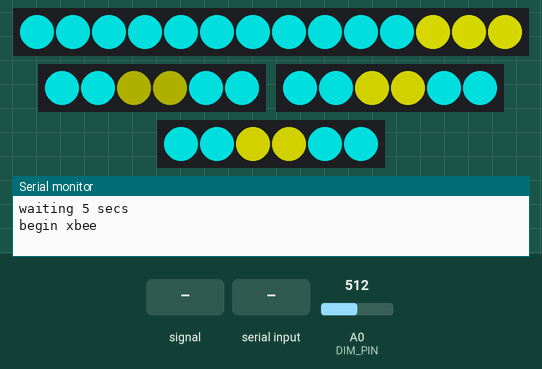
This sketch was run on a simulated Arduino Uno, built with avr-gcc and run on an emulated ATmega328P. On the bench: 14 RGB LEDs in strip order, left to right, 3 × 6 RGB LEDs in strip order, left to right, the last lines printed to the serial monitor. The inputs (shaded band) are chosen by the test bench; at power-on: A0 (DIM_PIN) = 512. Dim RGB values are drawn brighter than linear.

Above: at 7.2 s.
7.3 s: A0 (DIM_PIN) fed a 200 Hz sine of ±460 counts around its level
At 7.53 s:
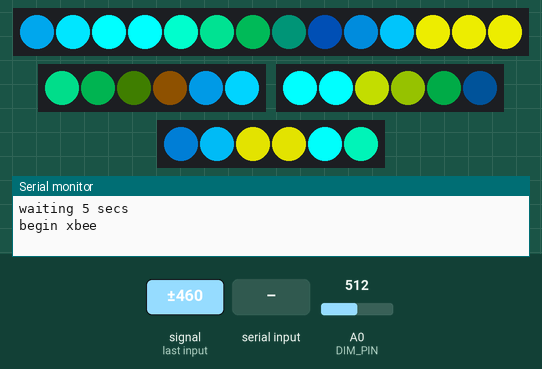
9.8 s: "#" received over the second serial link
At 10.28 s:
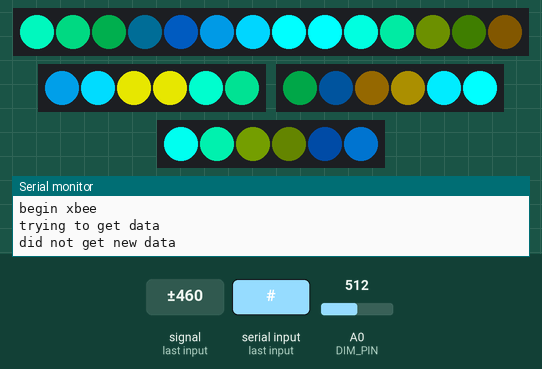
12.2 s: A0 (DIM_PIN) set to 10
At 13.3 s:
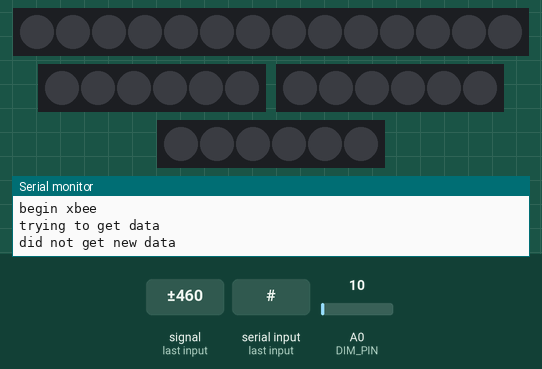
13.7 s: A0 (DIM_PIN) set to 122
At 14.45 s:
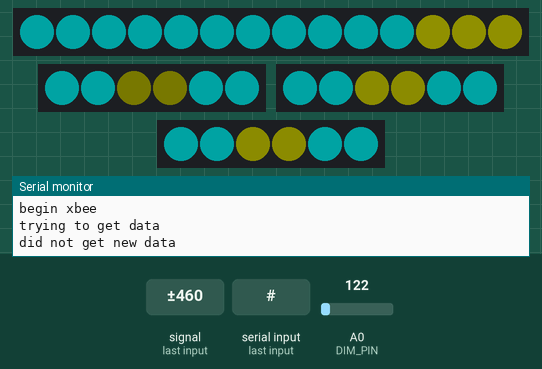
15.2 s: A0 (DIM_PIN) fed a 200 Hz sine of ±81 counts around its level
At 15.6 s:
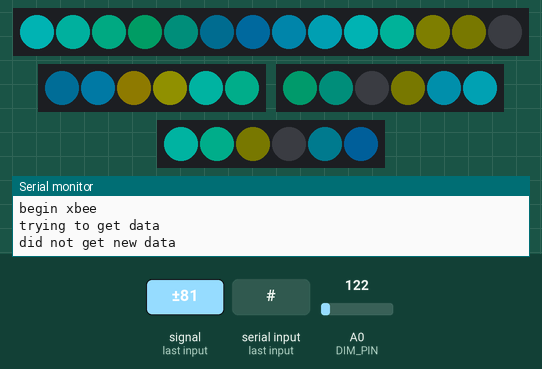
17.8 s: "30,150\n" received over the second serial link
At 20.96 s:
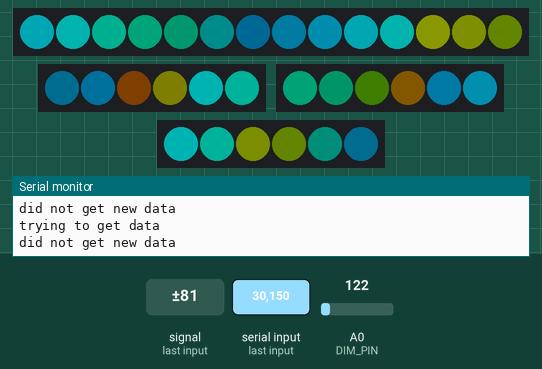
Timing chart, 0 to 23.2 s (numbered marks = the images above; inputs shaded):
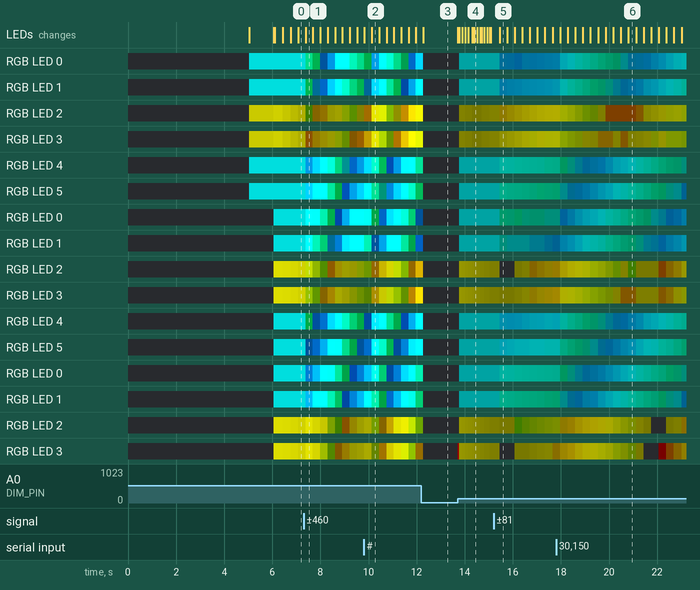

Measured:
- after the input at 7.3 s, the LEDs: change after 0.08 s (image 1)
- after the input at 12.2 s, the LEDs: change after 0.07 s (image 3)
- after the input at 13.7 s, RGB LED 0, RGB LED 1: off → RGB(0, 36, 36) after 0.07 s
- after the input at 15.2 s, the LEDs: change after 0.25 s (image 5)

The sketch:

ForecastShelf_Arduino.ino
```cpp
//#include "WiFly.h"
#include <Arduino.h>
#include <Time.h>
#include <SoftwareSerial.h>
#include <TimeAlarms.h>
#include <Streaming.h>
//#include <PString.h>
#include "LPD8806.h"
#include "SPI.h"

#define ARDUINO_RX_PIN  0
#define ARDUINO_TX_PIN  1


#define TODAY_DATA 4
#define TODAY_CLOCK 5

#define ONE_DATA 7
#define ONE_CLOCK 6

#define TWO_DATA 8
#define TWO_CLOCK 9

#define THREE_DATA 12
#define THREE_CLOCK 11

#define DIM_PIN 0

char MY_SERVER_GET[] = "forecastshelf.blakesawyer.net";
char MY_SERVER_GET_URL[] = "GET http://forecastshelf.blakesawyer.net/getshelfdata.php?zip=24060 HTTP/1.0";

char SSID[] = "HankDaThird";
char PASSPHRASE[] = "stevemcqueen";

char *currentData = "719719719719";
int currentDataSize = 0;
boolean hasCurrentData = false;
boolean readingData = false;

#define PI 3.14159265

//Today's variables
LPD8806 today_strip = LPD8806(14, TODAY_DATA, TODAY_CLOCK);
//int today_current_pos = 0;
unsigned long today_last_move = millis();
boolean today_going_up = true;
float today_last_brightness = 1.0;
//uint32_t today_current_colors[14] = {0,0,0,0,0,0,0,0,0,0,0,0,0,0};

//Day one variables
LPD8806 one_strip = LPD8806(6, ONE_DATA, ONE_CLOCK);
//int one_current_pos = 0;
unsigned long one_last_move = millis();
boolean one_going_up = true;
float one_last_brightness = 1.0;
//uint32_t one_current_colors[6] = {0,0,0,0,0,0};

//Day two variables
LPD8806 two_strip = LPD8806(6, TWO_DATA, TWO_CLOCK);
//int two_current_pos = 0;
unsigned long two_last_move = millis();
boolean two_going_up = true;
float two_last_brightness = 1.0;
//uint32_t two_current_colors[6] = {0,0,0,0,0,0};

//Day three variables
LPD8806 three_strip = LPD8806(6, THREE_DATA, THREE_CLOCK);
//int three_current_pos = 0;
unsigned long three_last_move = millis();
boolean three_going_up = true;
float three_last_brightness = 1.0;
//uint32_t three_current_colors[6] = {0,0,0,0,0,0};

//WiFlySerial wifi(ARDUINO_RX_PIN,ARDUINO_TX_PIN);

SoftwareSerial xbee(2,3); //RX, TX

//Colors
uint32_t blue = today_strip.Color(0,0,127);
uint32_t dark_gray = today_strip.Color(0,0,0);
uint32_t white = today_strip.Color(127,127,127);
uint32_t light_gray = today_strip.Color(96,96,96);
uint32_t light_blue = today_strip.Color(0,127,127);
uint32_t yellow = today_strip.Color(127,127,0);
uint32_t green = today_strip.Color(0,127,0);
uint32_t orange = today_strip.Color(127,64,32);
uint32_t purple = today_strip.Color(48,0,127);

//COLOR SCHEMES
uint32_t tstorms[14] = {blue,purple,blue,purple,blue,purple,blue,purple,blue,purple,blue,purple,blue,purple};
uint32_t rainy[14] = {blue,blue,blue,blue,blue,blue,blue,blue,blue,blue,blue,blue,blue,blue};
uint32_t snowy[14] = {white,white,white,white,white,white,white,white,white,white,white,white,white,white};
uint32_t cloudy[14] = {white,white,white,white,white,white,white,white,white,white,white,white,white,white};
uint32_t mostly_cloudy[14] = {white,white,white,white,white,white,white,white,white,white,white,white,white,white};
uint32_t partly_cloudy[14] = {white,light_blue,white,light_blue,white,light_blue,white,light_blue,white,light_blue,white,light_blue,white,light_blue};
uint32_t sunny[14] = {light_blue,light_blue,light_blue,light_blue,light_blue,light_blue,light_blue,light_blue,light_blue,light_blue,light_blue,light_blue,light_blue,light_blue};

//Sun Color Schemes
uint32_t full_sun[4] = {yellow,yellow,yellow,yellow};
uint32_t partial_sun[4] = {white,yellow,yellow,white};
uint32_t covered_sun[4] = {white,white,white,white};

/*void (*wx_conditions[7])(LPD8806 *strip, int wind, int temp, unsigned long *last_move, boolean *going_up, float *last_brightness);

wx_conditions[0] = tstorms;
wx_conditions[1] = rainy;
wx_conditions[2] = snowy;
wx_conditions[3] = cloudy;
wx_conditions[4] = mostly_cloudy;
wx_conditions[5] = partly_cloudy;
wx_conditions[6] = sunny;*/

void setup() {

  Serial.begin(9600);

  randomSeed(analogRead(1));


  today_strip.begin();
  one_strip.begin();
  two_strip.begin();
  three_strip.begin();

  today_strip.show();
  one_strip.show();
  two_strip.show();
  three_strip.show();

  tick_strip(&today_strip,currentData[0] - '0',currentData[1] - '0',currentData[2] - '0',&today_last_move,&today_going_up,&today_last_brightness);
  today_strip.show();

  Serial.println("waiting 5 secs");

  delay(5000);

  Serial.println("begin xbee");

  xbee.begin(9600);


  tick_strip(&one_strip,currentData[3] - '0',currentData[4] - '0',currentData[5] - '0',&one_last_move,&one_going_up,&one_last_brightness);
  one_strip.show();

  delay(1000);

  //hasCurrentData = true;

}


void loop(){

  //if(hasCurrentData){

      tick_strip(&today_strip,currentData[0] - '0',currentData[1] - '0',currentData[2] - '0',&today_last_move,&today_going_up,&today_last_brightness);
      tick_strip(&one_strip,currentData[3] - '0',currentData[4] - '0',currentData[5] - '0',&one_last_move,&one_going_up,&one_last_brightness);
      tick_strip(&two_strip,currentData[6] - '0',currentData[7] - '0',currentData[8] - '0',&two_last_move,&two_going_up,&two_last_brightness);
      tick_strip(&three_strip,currentData[9] - '0',currentData[10] - '0',currentData[11] - '0',&three_last_move,&three_going_up,&three_last_brightness);

      today_strip.show();
      one_strip.show();
      two_strip.show();
      three_strip.show();

      //xbee.println(currentData);

  //}

  if(xbee.available()){
    refreshData();
  }

}

void tick_strip(LPD8806 *strip, int condition, int wind, int temp, unsigned long *last_move, boolean *going_up, float *last_brightness){

  uint32_t colors[14];
  uint32_t *sun_color;

  //Serial.print("tick: ");
  //Serial.println(condition,DEC);

  if(condition == 1){

    for(int i=0;i<14;i++){
      colors[i] = tstorms[i];
    }
    sun_color = covered_sun;
  }
  else if(condition == 2){

    for(int i=0;i<14;i++){
      colors[i] = rainy[i];
    }

    sun_color = covered_sun;
  }
  else if(condition == 3){

    for(int i=0;i<14;i++){
      colors[i] = snowy[i];
    }

    sun_color = covered_sun;
  }
  else if(condition == 4){

    for(int i=0;i<14;i++){
      colors[i] = cloudy[i];
    }

    sun_color = covered_sun;
  }
  else if(condition == 5){

    for(int i=0;i<14;i++){
      colors[i] = mostly_cloudy[i];
    }

    sun_color = partial_sun;
  }
  else if(condition == 6){

    for(int i=0;i<14;i++){
      colors[i] = partly_cloudy[i];
    }

    sun_color = full_sun;
  }
  else if(condition == 7){

    for(int i=0;i<14;i++){
      colors[i] = sunny[i];
    }

    sun_color = full_sun;
  }

  int sun_size = 4;
  int sun_position = 0;
  if(strip->numPixels() == 6){

   sun_size = 2;
   sun_position = 2;

  }
  else{

    //Serial.print("hour = ");
    //Serial.println(hour(),DEC);

   //Adjust for EST
    int h = hour();
    if(h <= 3){
      h = (h-4)+24;
    }
    else{
      h = h - 4;
    }

    float tmp = (float)h/23.0;

    //Serial.print("tmp= ");
    //Serial.println(tmp);

    sun_position = ceil(14.0 * tmp);

    //Serial.print("sun pos = ");
    //Serial.println(sun_position,DEC);

    if(sun_position <= 1){

          sun_position = 0;
    }
    else{
      sun_position = sun_position - 2;
    }

    //Serial.print("sun pos = ");
    //Serial.println(sun_position,DEC);
  }


  //write sun color to correct position in strip's colors
  for(int i=0; sun_position+i < strip->numPixels() && i<sun_size; i++){
    colors[sun_position+i] = sun_color[i];
  }

  //Calculate current brightness breathing effect speed based on wind speed and time
  float windFactor = 0.25;
  if(wind == 1){
   windFactor = 1.0;
  }
  if(wind == 2){
   windFactor = 1.5;
  }
  if(wind == 3){
   windFactor = 2.0;
  }
  if(wind == 4){
   windFactor = 2.5;
  }

  //Breath using cosine function, reset time on peak. i.e. cos(0) = 1
  float secondsLapsed = ((float)(millis() - (*last_move))) / 1000.0;
  //Serial.print("seconds sapsed: ");
  //Serial.println(secondsLapsed);
  windFactor = windFactor * secondsLapsed;
  float sun_brightness = cos( windFactor ) + 1.0;
  sun_brightness = (9.0*sun_brightness) / 20.0;
  sun_brightness = sun_brightness + 0.1;
  //brightness = abs(brightness - 1.0);
  //Serial.print("last: ");
  //Serial.print(today_last_brightness,DEC);
  //Serial.print(" < brightness: ");
 // Serial.println(brightness,DEC);

  if((*last_brightness) < sun_brightness){

    if(!(*going_up)){ // Do nothing on a trough

    }

     (*going_up) = true;
     (*last_brightness) = sun_brightness;
  }
  else{

    //Reset on peak
    if((*going_up)){
      (*last_move) = millis();
      (*last_brightness) = 1.0;
    }
    else{
      (*last_brightness) = sun_brightness;
    }
    (*going_up) = false;
  }

  //Serial.print("Brightness = ");
  //Serial.println(brightness,DEC);

  //Write colors to strip
  for(int i=0;i<strip->numPixels();i++){

    uint32_t c = colors[i];
    byte  r, g, b;

    // Need to decompose color into its r, g, b elements
    g = (c >> 16) & 0x7f;
    r = (c >>  8) & 0x7f;
    b =  c        & 0x7f;

   //Make sun breath...
    if(i >= sun_position && i < sun_position + sun_size){
      g = (byte)((float)g * sun_brightness * (((float)temp)/9.0) * getDimReading());
      r = (byte)((float)r * sun_brightness * (((float)temp)/9.0) * getDimReading());
      b = (byte)((float)b * sun_brightness * (((float)temp)/9.0) * getDimReading());
    }
     else{ //Else adjust for temp and dimmer control
      g = (byte)((float)g * (((float)temp)/9.0) * getDimReading());
      r = (byte)((float)r * (((float)temp)/9.0) * getDimReading());
      b = (byte)((float)b * (((float)temp)/9.0) * getDimReading());
     }

    strip->setPixelColor(i, r, g, b);
  }

}


//Returns 0.0-1.0 from potentiometer
float getDimReading(){

  int reading = analogRead(DIM_PIN);

  if(reading < 20){
    return 0.0;
  }
  else if(reading > 840){
    return 1.0;
  }
  else{
   float diff = reading;
   return diff / 840.0;
  }

}

/*void setDemoData(){

  char buf[3];
  ltoa(random(1,8),buf,3);
  currentData[0] = buf[0];
  ltoa(random(1,8),buf,3);
  currentData[3] = buf[0];
  ltoa(random(1,8),buf,3);
  currentData[6] = buf[0];
  ltoa(random(1,8),buf,3);
  currentData[9] = buf[0];

  ltoa(random(1,5),buf,3);
  currentData[1] = buf[0];
  ltoa(random(1,5),buf,3);
  currentData[4] = buf[0];
  ltoa(random(1,5),buf,3);
  currentData[7] = buf[0];
  ltoa(random(1,5),buf,3);
  currentData[10] = buf[0];

  currentData[2] = '9';
  currentData[5] = '9';
  currentData[8] = '9';
  currentData[11] = '9';

  Serial.println(currentData);

}*/

void refreshData(){

    hasCurrentData = false;
    currentDataSize = 0;
    readingData = false;
    boolean readingTime = false;
    boolean currentTimeSize = 0;
    char *currentTime = "1369843200"; //Turn on at noon to calibrate?
    char *oldData = currentData;

    //if(!WiFly.join(SSID,PASSPHRASE)){
     //Failed
    //}


    Serial.println("trying to get data");


       while ( xbee.available() ) {

          char c = (char) xbee.read();

          if(readingTime && currentTimeSize < 10){

            currentTime[currentTimeSize] = c;
            currentTimeSize++;

          }

          if(readingTime && c == '#'){

            Serial.print("got time: ");
            Serial.println(atol(currentTime),DEC);


            setTime(atol(currentTime));
            //Serial.print("hour= ");
            //Serial.println(hour());
          }

          if(!readingTime && c == '#'){

           readingTime = true;

          }


          if(!hasCurrentData){

            if(!readingData){

               if(c == '<'){
                  readingData = true;
               }

            }
            else{
               if(currentDataSize < 12){
                 //Serial.print(c);

                 currentData[currentDataSize] = c;

                 currentDataSize++;

                 //for(int i=0;i<12;i++){
                 //   Serial.print(currentData[i]);
                 //}
                 //Serial.println();
               }
               else{
                  hasCurrentData = true;
                  tick_strip(&three_strip,currentData[9] - '0',currentData[10] - '0',currentData[11] - '0',&three_last_move,&three_going_up,&three_last_brightness);
                  three_strip.show();
                  Serial.print("Data: ");
                  Serial.println(currentData);
                  //xbee.println("1");
              }
            }
          }
        }

      if(!hasCurrentData){
        hasCurrentData = true;
        currentDataSize = 12;
        currentData = oldData;
        //setDemoData();
        Serial.println("did not get new data");
        //xbee.println("0");
      }

}
```
